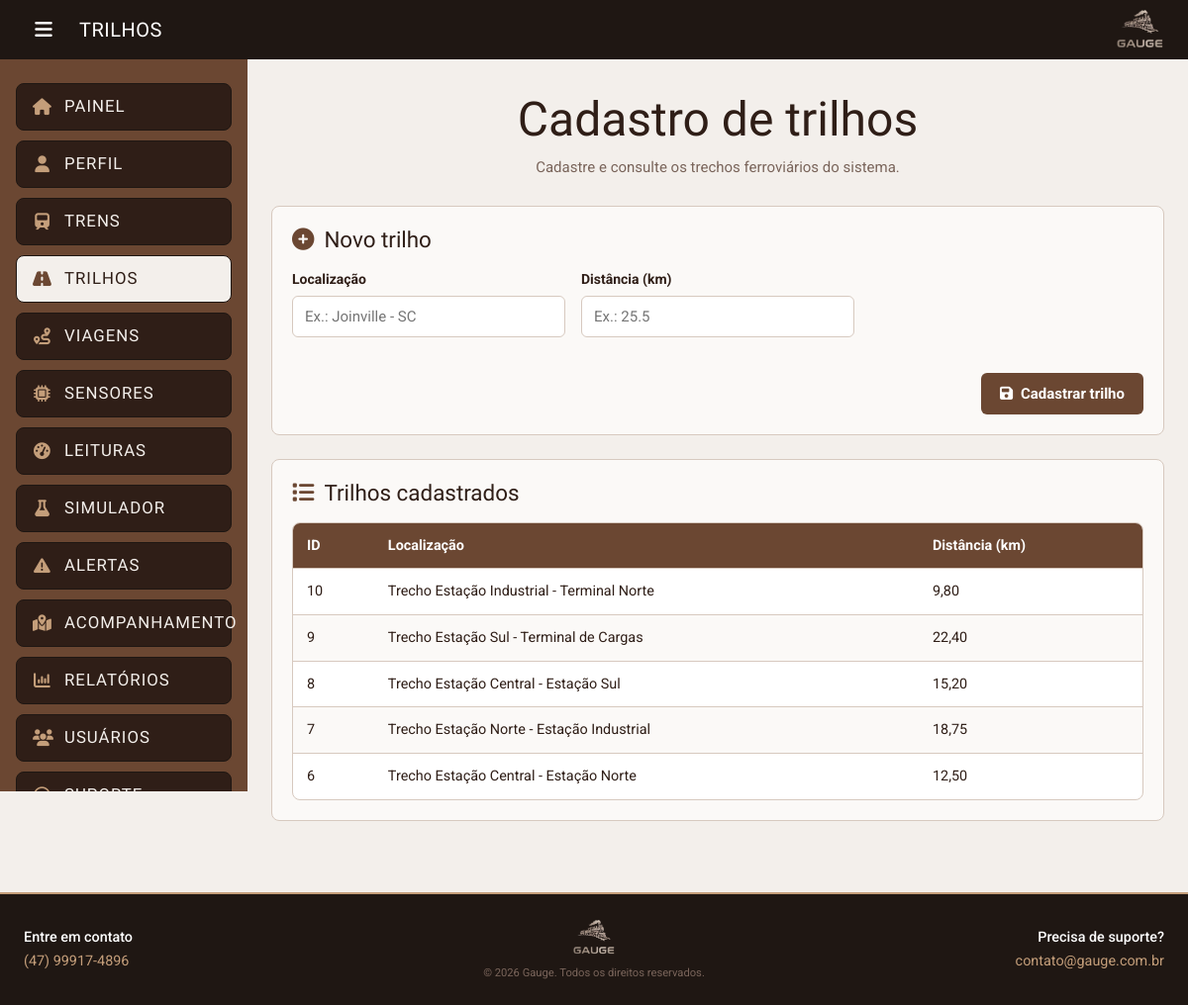
The app's page /paginas/trilhos/trilhos.php (signed in) with its own data.
### tables this page shows
CREATE TABLE trilho (
    id_trilho   INT          NOT NULL AUTO_INCREMENT,
    localizacao VARCHAR(100) NOT NULL,
    distancia   FLOAT        NOT NULL,
    PRIMARY KEY (id_trilho)
);

### includes/funcoes.php (called while the page is built, shortened)
<?php
function url(string $caminho = ''): string
{
    return BASE_URL . ltrim($caminho, '/');
}
function h($valor): string
{
    return htmlspecialchars((string) ($valor ?? ''), ENT_QUOTES, 'UTF-8');
}
function temPapel(array $papeisPermitidos): bool
{
    return in_array((int) ($_SESSION['FK_id_perfil'] ?? 0), $papeisPermitidos, true);
}
function painelDoUsuario(): string
{
    $paineis = [
        PERFIL_CLIENTE    => 'paginas/paineis/cliente.php',
        PERFIL_GESTOR     => 'paginas/paineis/gestor.php',
        PERFIL_MAQUINISTA => 'paginas/paineis/maquinista.php',
    ];
    return $paineis[(int) ($_SESSION['FK_id_perfil'] ?? 0)] ?? 'index.php';
}

### includes/menu.php (called while the page is built)
<?php
require_once __DIR__ . '/funcoes.php';
function itensDoMenu(): array
{
    $todos = [PERFIL_CLIENTE, PERFIL_GESTOR, PERFIL_MAQUINISTA];
    $equipe = [PERFIL_GESTOR, PERFIL_MAQUINISTA];
    $itens = [
        ['Painel',               painelDoUsuario(),                          'fa-house',               $todos],
        ['Perfil',               'paginas/usuarios/perfil.php',               'fa-user',                $todos],
        ['Trens',                'paginas/trens/trens.php',                   'fa-train',               $equipe],
        ['Trilhos',              'paginas/trilhos/trilhos.php',               'fa-road',                $equipe],
        ['Viagens',              'paginas/viagens/viagens.php',               'fa-route',               $equipe],
        ['Sensores',             'paginas/sensores/sensores.php',             'fa-microchip',           $equipe],
        ['Leituras',             'paginas/sensores/leituras.php',             'fa-gauge-high',          $equipe],
        ['Simulador',            'paginas/sensores/simulador.php',            'fa-flask',               $equipe],
        ['Alertas',              'paginas/sensores/alertas.php',              'fa-triangle-exclamation', $equipe],
        ['Acompanhamento',       'paginas/viagens/acompanhamento_carga.php',  'fa-map-location-dot',    $equipe],
        ['Relatórios',           'paginas/relatorios/gerar.php',              'fa-chart-column',        $equipe],
        ['Usuários',             'paginas/usuarios/usuarios.php',             'fa-users',               [PERFIL_GESTOR]],
        ['Trens de carga',       'paginas/trens/trens_carga.php',             'fa-box',                 [PERFIL_CLIENTE]],
        ['Trens de passageiros', 'paginas/trens/trens_passageiro.php',        'fa-train-subway',        [PERFIL_CLIENTE]],
        ['Suporte',              'paginas/suporte/suporte.php',               'fa-headset',             $todos],
        ['Sair',                 'paginas/autenticacao/sair.php',             'fa-right-from-bracket',  $todos],
    ];
    $visiveis = [];
    foreach ($itens as [$texto, $endereco, $icone, $perfis]) {
        if (temPapel($perfis)) {
            $visiveis[] = ['texto' => $texto, 'url' => $endereco, 'icone' => $icone];
        }
    }
    return $visiveis;
}
function menuEstaAtivo(string $endereco, ?string $menuAtivo): bool
{
    $paginaAtual = $menuAtivo ?? $_SERVER['SCRIPT_NAME'] ?? '';
    return str_ends_with($paginaAtual, $endereco);
}

### paginas/trilhos/trilhos.php (the view, shortened to what this page needs)
<?php
require __DIR__ . '/../../includes/proteger.php';
$trilhos = $conexao
    ->query('SELECT id_trilho, localizacao, distancia FROM trilho ORDER BY id_trilho DESC')
    ->fetch_all(MYSQLI_ASSOC);
$titulo = 'Trilhos';
require __DIR__ . '/../../includes/cabecalho.php';
?>
<h1 class="titulo-pagina">Cadastro de trilhos</h1>
<p class="subtitulo">Cadastre e consulte os trechos ferroviários do sistema.</p>
<section class="painel">
    <h2><i class="fas fa-plus-circle"></i> Novo trilho</h2>
    <form method="POST" class="form-grade">
        <div class="campo">
            <label for="localizacao">Localização</label>
            <input type="text" id="localizacao" name="localizacao" maxlength="100" placeholder="Ex.: Joinville - SC" required>
        </div>
        <div class="campo">
            <label for="distancia">Distância (km)</label>
            <input type="number" id="distancia" name="distancia" min="0.01" step="any" placeholder="Ex.: 25.5" required>
        </div>
        <div class="acoes campo-inteiro">
            <button type="submit" class="botao">
                <i class="fas fa-save"></i> Cadastrar trilho
            </button>
        </div>
    </form>
</section>
<section class="painel">
    <h2><i class="fas fa-list"></i> Trilhos cadastrados</h2>
    <div class="tabela-responsiva">
        <table>
            <thead>
                <tr>
                    <th>ID</th>
                    <th>Localização</th>
                    <th>Distância (km)</th>
                </tr>
            </thead>
            <tbody>
                <?php foreach ($trilhos as $trilho): ?>
                    <tr>
                        <td><?= (int) $trilho['id_trilho'] ?></td>
                        <td><?= h($trilho['localizacao']) ?></td>
                        <td><?= number_format((float) $trilho['distancia'], 2, ',', '.') ?></td>
                    </tr>
                <?php endforeach; ?>
            </tbody>
        </table>
    </div>
</section>
<?php require __DIR__ . '/../../includes/rodape.php'; ?>

### includes/head.php (shortened to what this page needs)
<?php
require_once __DIR__ . '/funcoes.php';
$titulo   = $titulo ?? 'Gauge';
?>
<!DOCTYPE html>
<html lang="pt-BR">
<head>
    <link rel="stylesheet" href="https://cdnjs.cloudflare.com/ajax/libs/font-awesome/6.5.1/css/all.min.css">
    <link rel="stylesheet" href="<?= url('assets/css/base.css') ?>">
    <link rel="stylesheet" href="<?= url('assets/css/layout.css') ?>">
    <link rel="stylesheet" href="<?= url('assets/css/componentes.css') ?>">
</head>

### includes/cabecalho.php (shortened to what this page needs)
<?php
require __DIR__ . '/head.php';
require_once __DIR__ . '/menu.php';
?>
<body>
    <header class="topo">
        <button
            type="button"
            class="botao-menu"
            id="botaoMenu"
            aria-controls="menuLateral"
            aria-expanded="false"
            aria-label="Abrir menu">
            <i class="fas fa-bars"></i>
        </button>
        <span class="topo-titulo"><?= h($titulo) ?></span>
        <a href="<?= url(painelDoUsuario()) ?>" class="topo-logo" title="Ir para o painel">
            <img src="<?= url('assets/img/logo_gauge_menor.png') ?>" alt="Gauge">
        </a>
    </header>
    <div class="layout">
        <aside class="menu-lateral" id="menuLateral" aria-label="Menu principal">
            <nav class="menu-links">
                <?php foreach (itensDoMenu() as $item): ?>
                    <a
                        href="<?= url($item['url']) ?>"
                        class="menu-item"
                        <?= menuEstaAtivo($item['url'], $menuAtivo ?? null) ? 'aria-current="page"' : '' ?>>
                        <i class="fas <?= h($item['icone']) ?>"></i>
                        <?= h($item['texto']) ?>
                    </a>
                <?php endforeach; ?>
            </nav>
        </aside>
        <main class="conteudo">

### includes/rodape.php (shortened to what this page needs)
        </main>
    </div>
    <footer class="rodape">
        <div class="rodape-bloco">
            <span class="rodape-rotulo">Entre em contato</span>
            <a href="tel:+5547999174896">(47) 99917-4896</a>
        </div>
        <div class="rodape-bloco rodape-centro">
            <img src="<?= url('assets/img/logo_gauge_menor.png') ?>" alt="Gauge" class="rodape-logo">
            <small>&copy; <?= date('Y') ?> Gauge. Todos os direitos reservados.</small>
        </div>
        <div class="rodape-bloco">
            <span class="rodape-rotulo">Precisa de suporte?</span>
            <a href="mailto:contato@gauge.com.br">contato@gauge.com.br</a>
        </div>
    </footer>
</body>
</html>

### assets/css/base.css (style rules this page uses)
:root { --cor-marca: #6B4732; --cor-marca-escura: #4C3023; --cor-titulo: #2F1E17; --cor-texto: #7A655B; --cor-fundo: #F3EFEB; --cor-escuro: #1F1713; --cor-contato: #C49E7A; --cor-superficie: #FBF9F7; --cor-superficie-2: #EAE2DC; --cor-borda: #D7C9BF; --cor-branco: #FFFFFF; --cor-sucesso: #245B31; --cor-sucesso-fundo: #E5F2E7; --cor-atencao: #856404; --cor-atencao-fundo: #FFF3CD; --cor-critico: #842029; --cor-critico-fundo: #F8D7DA; --cor-normal-forte: #28A745; --cor-atencao-forte: #FFC107; --cor-critico-forte: #DC3545; --fonte-titulo: 'Fjalla One', sans-serif; --fonte-texto: 'Roboto', sans-serif; --raio: 8px; --sombra: 0 2px 6px rgba(31, 23, 19, 0.08); --altura-topo: 60px; --largura-menu: 250px; --espaco: 24px; }
*, *::before, *::after { box-sizing: border-box; margin: 0; padding: 0; }
html { -webkit-text-size-adjust: 100%; }
body { min-height: 100vh; background-color: var(--cor-fundo); color: var(--cor-titulo); font-family: var(--fonte-texto); font-size: 15px; line-height: 1.5; }
img, svg { display: block; max-width: 100%; }
a { color: var(--cor-marca); }
button, input, select, textarea { font: inherit; color: inherit; }
h1, h2, h3 { font-family: var(--fonte-titulo); font-weight: 400; line-height: 1.2; color: var(--cor-titulo); }

### assets/css/layout.css (style rules this page uses)
body { display: flex; flex-direction: column; }
.topo { position: sticky; top: 0; z-index: 30; display: flex; align-items: center; gap: 16px; height: var(--altura-topo); padding: 0 var(--espaco); background-color: var(--cor-escuro); color: var(--cor-branco); }
.botao-menu { display: grid; place-items: center; width: 40px; height: 40px; flex-shrink: 0; border: 0; border-radius: var(--raio); background: transparent; color: var(--cor-branco); font-size: 1.25rem; cursor: pointer; }
.topo-titulo { flex: 1; min-width: 0; overflow: hidden; font-family: var(--fonte-titulo); font-size: 1.25rem; letter-spacing: 0.5px; text-transform: uppercase; white-space: nowrap; text-overflow: ellipsis; }
.topo-logo img { height: 44px; width: auto; }
.layout { display: flex; flex: 1; align-items: flex-start; }
.conteudo { flex: 1; min-width: 0; width: 100%; max-width: 1280px; margin: 0 auto; padding: 32px var(--espaco) 48px; }
.menu-lateral { position: sticky; top: var(--altura-topo); flex: 0 0 var(--largura-menu); width: var(--largura-menu); height: calc(100vh - var(--altura-topo)); overflow-y: auto; background-color: var(--cor-marca); transition: margin-left 0.25s ease; }
.menu-links { display: flex; flex-direction: column; gap: 10px; padding: 24px 16px; }
.menu-item { display: flex; align-items: center; gap: 12px; min-height: 48px; padding: 0 16px; border: 1px solid var(--cor-escuro); border-radius: var(--raio); background-color: var(--cor-titulo); color: var(--cor-fundo); font-family: var(--fonte-titulo); font-size: 1.05rem; letter-spacing: 1px; text-decoration: none; text-transform: uppercase; transition: background-color 0.2s ease, transform 0.1s ease; }
.menu-item i { width: 20px; text-align: center; color: var(--cor-contato); }
.menu-item[aria-current="page"] { background-color: var(--cor-fundo); color: var(--cor-titulo); }
.menu-item[aria-current="page"] i { color: var(--cor-marca); }
.rodape { display: grid; grid-template-columns: 1fr auto 1fr; align-items: center; gap: 20px; padding: 24px var(--espaco); border-top: 2px solid var(--cor-contato); background-color: var(--cor-escuro); color: var(--cor-branco); font-size: 0.9rem; }
.rodape-bloco { display: flex; flex-direction: column; gap: 2px; }
.rodape-bloco:last-child { text-align: right; }
.rodape-rotulo { font-weight: 500; }
.rodape a { color: var(--cor-contato); text-decoration: none; }
.rodape-centro { align-items: center; gap: 8px; text-align: center; }
.rodape-logo { height: 40px; width: auto; }
.rodape small { color: var(--cor-texto); font-size: 0.7rem; }

### records on screen
trilho: id_trilho "10", localizacao "Trecho Estação Industrial - Terminal Norte", distancia "9,80"
trilho: id_trilho "9", localizacao "Trecho Estação Sul - Terminal de Cargas", distancia "22,40"
trilho: id_trilho "8", localizacao "Trecho Estação Central - Estação Sul", distancia "15,20"
trilho: id_trilho "7", localizacao "Trecho Estação Norte - Estação Industrial", distancia "18,75"
trilho: id_trilho "6", localizacao "Trecho Estação Central - Estação Norte", distancia "12,50"

### other values on screen
$titulo "TRILHOS"
$item['texto'] "PAINEL"
$item['texto'] "PERFIL"
$item['texto'] "TRENS"
$item['texto'] "TRILHOS"
$item['texto'] "VIAGENS"
$item['texto'] "SENSORES"
$item['texto'] "LEITURAS"
$item['texto'] "SIMULADOR"
$item['texto'] "ALERTAS"
$item['texto'] "ACOMPANHAMENTO"
$item['texto'] "RELATÓRIOS"
$item['texto'] "USUÁRIOS"
